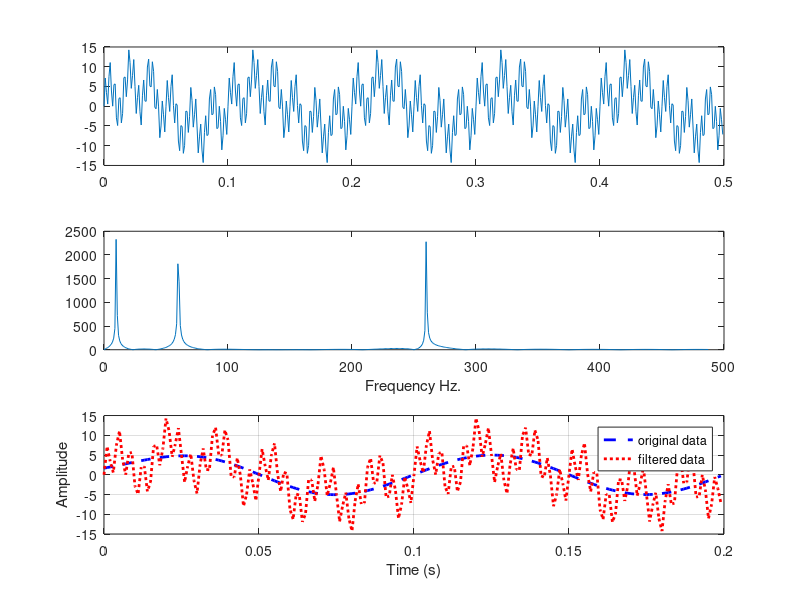
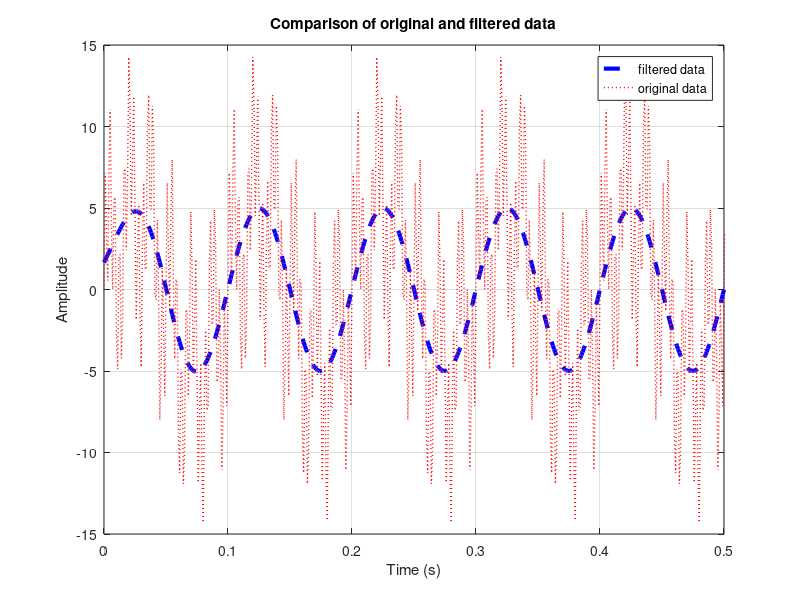

These charts were generated, in order, by the following MATLAB code:
% http://www.codeproject.com/Articles/317054/Simple-FFT-and-Filtering-Tutorial-with-Matlab
clear all; 
clc; 
close all; 
f=10; 
A=5; 
Fs=f*100;
Ts=1/Fs; 
t=0:Ts:10/f;
L= length(t);
NFFT = 2^nextpow2(L);
x0=A*sin(2*pi*f*t); 
x1=A*sin(2*pi*(60)*t); 
x2=A*sin(2*pi*(260)*t); 
x=x0+x1+x2;
figure
subplot(3,1,1)
plot(t(1:L/2),x(1:L/2)) 
F=fft(x, NFFT); 
f = Fs/2*linspace(0,1,NFFT/2+1);
subplot(3,1,2)
%plot( abs(F(1:100)))

plot(f(1:500),abs(F(1:500)));
xlabel('Frequency Hz.')


F2=zeros(NFFT,1); 
F2(1:21)=F(1:21);   
xr=ifft(F2); 
subplot(3,1,3)
Lt=200;
plot(t(1:Lt), 2*real(xr(1:Lt)), '--b','LineWidth',2); % 2 x as only considering +ve freqs
hold on
plot(t(1:Lt) , x(1:Lt),  ':r','LineWidth',2);
legend('original data', 'filtered data')

grid on
xlabel('Time (s)')
ylabel('Amplitude')
%title('Comparison of original and filtered data')

figure

Lt=900;
plot(t(1:Lt), 2*real(xr(1:Lt)), '--b','LineWidth',3); % 2 x as only considering +ve freqs
hold on
plot(t(1:Lt) , x(1:Lt),  ':r','LineWidth',1);
legend('filtered data','original data')

grid on
xlabel('Time (s)')
ylabel('Amplitude')
title('Comparison of original and filtered data')
axis([0 0.5 -15 15])
 